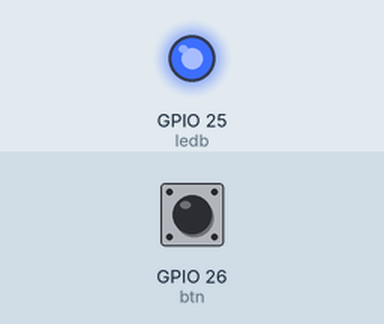
This sketch was run on a simulated ESP32. Shown: output pins drawn as LEDs (lit = HIGH). The inputs (shaded band) are chosen by the test bench; at power-on: GPIO 26 (btn) HIGH. What the sketch prints to the serial monitor is not drawn.

Above: at 1.2 s.
1.3 s: GPIO 26 (btn) pulled LOW for 0.15 s
At 1.37 s:
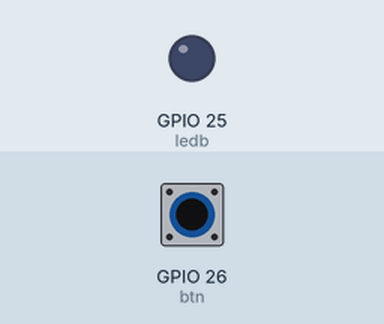
2.9 s: GPIO 26 (btn) pulled LOW for 3.2 s
At 6.4 s:
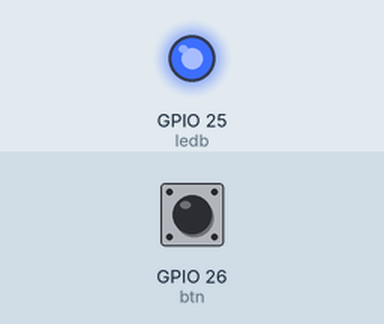
Timing chart, 0 to 7.9 s (numbered marks = the images above; inputs shaded):
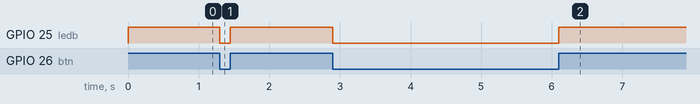

Measured:
- after the input at 1.3 s, GPIO 25 (ledb): HIGH → LOW at once, → HIGH 0.15 s later
- after the input at 2.9 s, GPIO 25 (ledb): HIGH → LOW at once, → HIGH 3.2 s later

The sketch:

sketch.ino
```cpp
const int ledb = 25;

const int btn = 26;
int btnstate = 0;
void setup() {
  // put your setup code here, to run once:
  Serial.begin(115200);
  Serial.println("Hello, ESP32!");

  pinMode(ledb, OUTPUT);
  pinMode(btn, INPUT);
}

void loop() {
  // put your main code here, to run repeatedly:
  btnstate = digitalRead(btn);

  if (btnstate == HIGH){
    digitalWrite(ledb, HIGH);
  } else {
    digitalWrite(ledb, LOW);
  }
}

// https://wokwi.com/projects/465993403094851585
```
